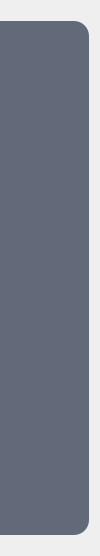
          <widget class="QFrame" name="frame_menu">
           <property name="minimumSize">
            <size>
             <width>0</width>
             <height>0</height>
            </size>
           </property>
           <property name="maximumSize">
            <size>
             <width>100</width>
             <height>16777215</height>
            </size>
           </property>
           <property name="styleSheet">
            <string notr="true"/>
           </property>
           <property name="frameShape">
            <enum>QFrame::NoFrame</enum>
           </property>
           <property name="frameShadow">
            <enum>QFrame::Raised</enum>
           </property>
           <layout class="QVBoxLayout" name="verticalLayout_4">
            <property name="leftMargin">
             <number>0</number>
            </property>
            <item>
             <spacer name="vs_1">
              <property name="orientation">
               <enum>Qt::Vertical</enum>
              </property>
              <property name="sizeType">
               <enum>QSizePolicy::Fixed</enum>
              </property>
              <property name="sizeHint" stdset="0">
               <size>
                <width>20</width>
                <height>10</height>
               </size>
              </property>
             </spacer>
            </item>
            <item>
             <widget class="QFrame" name="frame_menu_background">
              <property name="styleSheet">
               <string notr="true">background-color : #626A79;
border-top-right-radius: 15px;
border-bottom-right-radius: 15px;</string>
              </property>
              <property name="frameShape">
               <enum>QFrame::NoFrame</enum>
              </property>
              <property name="frameShadow">
               <enum>QFrame::Raised</enum>
              </property>
              <layout class="QVBoxLayout" name="verticalLayout_6">
               <item>
                <widget class="QFrame" name="frame_menu_home">
                 <property name="frameShape">
                  <enum>QFrame::StyledPanel</enum>
                 </property>
                 <property name="frameShadow">
                  <enum>QFrame::Raised</enum>
                 </property>
                 <layout class="QVBoxLayout" name="verticalLayout_13">
                  <item>
                   <widget class="QPushButton" name="icon_home">
                    <property name="font">
                     <font>
                      <family>Quicksand</family>
                      <pointsize>16</pointsize>
                     </font>
                    </property>
                    <property name="toolTip">
                     <string>Home</string>
                    </property>
                    <property name="toolTipDuration">
                     <number>-1</number>
                    </property>
                    <property name="styleSheet">
                     <string notr="true">/* Normal state */
QPushButton {
    background-color:transparent;
	color:#FFF
}

/* Hover state */
QPushButton:hover {
    icon: url(:/icons/icons/home_h.png);
}</string>
                    </property>
                    <property name="text">
                     <string/>
                    </property>
                    <property name="icon">
                     <iconset resource="../ressource.qrc">
                      <normaloff>:/icons/icons/home.png</normaloff>:/icons/icons/home.png</iconset>
                    </property>
                    <property name="iconSize">
                     <size>
                      <width>60</width>
                      <height>60</height>
                     </size>
                    </property>
                   </widget>
                  </item>
                 </layout>
                </widget>
               </item>
               <item>
                <spacer name="vs_8">
                 <property name="orientation">
                  <enum>Qt::Vertical</enum>
                 </property>
                 <property name="sizeType">
                  <enum>QSizePolicy::Fixed</enum>
                 </property>
                 <property name="sizeHint" stdset="0">
                  <size>
                   <width>20</width>
                   <height>36</height>
                  </size>
                 </property>
                </spacer>
               </item>
               <item>
                <widget class="QFrame" name="frame_menu_projectM">
                 <property name="styleSheet">
                  <string notr="true">QFrame {
	background-color:transparent
}</string>
                 </property>
                 <property name="frameShape">
                  <enum>QFrame::NoFrame</enum>
                 </property>
                 <property name="frameShadow">
                  <enum>QFrame::Raised</enum>
                 </property>
                 <layout class="QVBoxLayout" name="verticalLayout_7">
                  <property name="spacing">
                   <number>3</number>
                  </property>
                  <property name="leftMargin">
                   <number>0</number>
                  </property>
                  <property name="topMargin">
                   <number>0</number>
                  </property>
                  <property name="rightMargin">
                   <number>0</number>
                  </property>
                  <property name="bottomMargin">
                   <number>0</number>
                  </property>
                  <item>
                   <widget class="QPushButton" name="icon_projectM">
                    <property name="enabled">
                     <bool>true</bool>
                    </property>
                    <property name="font">
                     <font>
                      <family>Quicksand</family>
                      <pointsize>16</pointsize>
                     </font>
                    </property>
                    <property name="toolTip">
                     <string>Project Manager</string>
                    </property>
                    <property name="styleSheet">
                     <string notr="true">/* Normal state */
QPushButton {
    background-color:transparent;
}

/* Hover state */
QPushButton:hover {
    icon: url(:/icons/icons/folder_h.png);
}</string>
                    </property>
                    <property name="text">
                     <string/>
                    </property>
                    <property name="icon">
                     <iconset resource="../ressource.qrc">
                      <normaloff>:/icons/icons/folder.png</normaloff>:/icons/icons/folder.png</iconset>
                    </property>
                    <property name="iconSize">
                     <size>
                      <width>60</width>
                      <height>60</height>
                     </size>
                    </property>
                   </widget>
                  </item>
                 </layout>
                </widget>
               </item>
               <item>
                <spacer name="vs_3">
                 <property name="orientation">
                  <enum>Qt::Vertical</enum>
                 </property>
                 <property name="sizeType">
                  <enum>QSizePolicy::Fixed</enum>
                 </property>
                 <property name="sizeHint" stdset="0">
                  <size>
                   <width>20</width>
                   <height>40</height>
                  </size>
                 </property>
                </spacer>
               </item>
               <item>
                <widget class="QFrame" name="frame_menu_modelTools">
                 <property name="frameShape">
                  <enum>QFrame::StyledPanel</enum>
                 </property>
                 <property name="frameShadow">
                  <enum>QFrame::Raised</enum>
                 </property>
                 <layout class="QVBoxLayout" name="verticalLayout_8">
                  <property name="spacing">
                   <number>3</number>
                  </property>
                  <property name="leftMargin">
                   <number>0</number>
                  </property>
                  <property name="topMargin">
                   <number>0</number>
                  </property>
                  <property name="rightMargin">
                   <number>0</number>
                  </property>
                  <property name="bottomMargin">
                   <number>0</number>
                  </property>
                  <item>
                   <widget class="QPushButton" name="icon_modelTools">
                    <property name="font">
                     <font>
                      <family>Quicksand</family>
                      <pointsize>16</pointsize>
                     </font>
                    </property>
                    <property name="toolTip">
                     <string>Modeling Tools</string>
                    </property>
                    <property name="styleSheet">
                     <string notr="true">/* Normal state */
QPushButton {
    background-color:transparent;
}

/* Hover state */
QPushButton:hover {
    icon: url(:/icons/icons/modeling_h.png);
}</string>
                    </property>
                    <property name="text">
                     <string/>
                    </property>
                    <property name="icon">
                     <iconset resource="../ressource.qrc">
                      <normaloff>:/icons/icons/modeling.png</normaloff>:/icons/icons/modeling.png</iconset>
                    </property>
                    <property name="iconSize">
                     <size>
                      <width>60</width>
                      <height>60</height>
                     </size>
                    </property>
                   </widget>
                  </item>
                 </layout>
                </widget>
               </item>
               <item>
                <spacer name="vs_4">
                 <property name="orientation">
                  <enum>Qt::Vertical</enum>
                 </property>
                 <property name="sizeType">
                  <enum>QSizePolicy::Fixed</enum>
                 </property>
                 <property name="sizeHint" stdset="0">
                  <size>
                   <width>20</width>
                   <height>40</height>
                  </size>
                 </property>
                </spacer>
               </item>
               <item>
                <widget class="QFrame" name="frame_menu_textureTools">
                 <property name="frameShape">
                  <enum>QFrame::StyledPanel</enum>
                 </property>
                 <property name="frameShadow">
                  <enum>QFrame::Raised</enum>
                 </property>
                 <layout class="QVBoxLayout" name="verticalLayout_9">
                  <property name="spacing">
                   <number>3</number>
                  </property>
                  <property name="leftMargin">
                   <number>0</number>
                  </property>
                  <property name="topMargin">
                   <number>0</number>
                  </property>
                  <property name="rightMargin">
                   <number>0</number>
                  </property>
                  <property name="bottomMargin">
                   <number>0</number>
                  </property>
                  <item>
                   <widget class="QPushButton" name="icon_textureTools">
                    <property name="font">
                     <font>
                      <family>Quicksand</family>
                      <pointsize>16</pointsize>
                     </font>
                    </property>
                    <property name="toolTip">
                     <string>Texturing Tools</string>
                    </property>
                    <property name="styleSheet">
                     <string notr="true">/* Normal state */
QPushButton {
    background-color:transparent;
}

/* Hover state */
QPushButton:hover {
    icon: url(:/icons/icons/paint_roller_h.png);
}</string>
                    </property>
                    <property name="text">
                     <string/>
                    </property>
                    <property name="icon">
                     <iconset resource="../ressource.qrc">
                      <normaloff>:/icons/icons/paint_roller.png</normaloff>:/icons/icons/paint_roller.png</iconset>
                    </property>
                    <property name="iconSize">
                     <size>
                      <width>60</width>
                      <height>60</height>
                     </size>
                    </property>
                   </widget>
                  </item>
                 </layout>
                </widget>
               </item>
               <item>
                <spacer name="vs_5">
                 <property name="orientation">
                  <enum>Qt::Vertical</enum>
                 </property>
                 <property name="sizeType">
                  <enum>QSizePolicy::Fixed</enum>
                 </property>
                 <property name="sizeHint" stdset="0">
                  <size>
                   <width>20</width>
                   <height>40</height>
                  </size>
                 </property>
                </spacer>
               </item>
               <item>
                <widget class="QFrame" name="frame_menu_animTools">
                 <property name="frameShape">
                  <enum>QFrame::StyledPanel</enum>
                 </property>
                 <property name="frameShadow">
                  <enum>QFrame::Raised</enum>
                 </property>
                 <layout class="QVBoxLayout" name="verticalLayout_10">
                  <property name="spacing">
                   <number>3</number>
                  </property>
                  <property name="leftMargin">
                   <number>0</number>
                  </property>
                  <property name="topMargin">
                   <number>0</number>
                  </property>
                  <property name="rightMargin">
                   <number>0</number>
                  </property>
                  <property name="bottomMargin">
                   <number>0</number>
                  </property>
                  <item>
                   <widget class="QPushButton" name="icon_animTools">
                    <property name="font">
                     <font>
                      <family>Quicksand</family>
                      <pointsize>16</pointsize>
                     </font>
                    </property>
                    <property name="toolTip">
                     <string>Animation Tools</string>
                    </property>
                    <property name="styleSheet">
                     <string notr="true">/* Normal state */
QPushButton {
    background-color:transparent;
}

/* Hover state */
QPushButton:hover {
    icon: url(:/icons/icons/slow_motion_h.png);
}</string>
                    </property>
                    <property name="text">
                     <string/>
                    </property>
                    <property name="icon">
                     <iconset resource="../ressource.qrc">
                      <normaloff>:/icons/icons/slow_motion.png</normaloff>:/icons/icons/slow_motion.png</iconset>
                    </property>
                    <property name="iconSize">
                     <size>
                      <width>60</width>
                      <height>60</height>
                     </size>
                    </property>
                    <property name="autoDefault">
                     <bool>false</bool>
                    </property>
                    <property name="default">
                     <bool>false</bool>
                    </property>
                    <property name="flat">
                     <bool>false</bool>
                    </property>
                   </widget>
                  </item>
                 </layout>
                </widget>
               </item>
               <item>
                <spacer name="vs_6">
                 <property name="orientation">
                  <enum>Qt::Vertical</enum>
                 </property>
                 <property name="sizeType">
                  <enum>QSizePolicy::Fixed</enum>
                 </property>
                 <property name="sizeHint" stdset="0">
                  <size>
                   <width>20</width>
                   <height>40</height>
                  </size>
                 </property>
                </spacer>
               </item>
               <item>
                <widget class="QFrame" name="frame_menu_renderTools">
                 <property name="frameShape">
                  <enum>QFrame::StyledPanel</enum>
                 </property>
                 <property name="frameShadow">
                  <enum>QFrame::Raised</enum>
                 </property>
                 <layout class="QVBoxLayout" name="verticalLayout_11">
                  <property name="spacing">
                   <number>3</number>
                  </property>
                  <property name="leftMargin">
                   <number>0</number>
                  </property>
                  <property name="topMargin">
                   <number>0</number>
                  </property>
                  <property name="rightMargin">
                   <number>0</number>
                  </property>
                  <property name="bottomMargin">
                   <number>0</number>
                  </property>
                  <item>
                   <widget class="QPushButton" name="icon_renderTools">
                    <property name="font">
                     <font>
                      <family>Quicksand</family>
                      <pointsize>16</pointsize>
                     </font>
                    </property>
                    <property name="toolTip">
                     <string>Rendering Tools</string>
                    </property>
                    <property name="styleSheet">
                     <string notr="true">/* Normal state */
QPushButton {
    background-color:transparent;
}

/* Hover state */
QPushButton:hover {
    icon: url(:/icons/icons/camera_h.png);
}</string>
                    </property>
                    <property name="text">
                     <string/>
                    </property>
                    <property name="icon">
                     <iconset resource="../ressource.qrc">
                      <normaloff>:/icons/icons/camera.png</normaloff>:/icons/icons/camera.png</iconset>
                    </property>
                    <property name="iconSize">
                     <size>
                      <width>60</width>
                      <height>60</height>
                     </size>
                    </property>
                   </widget>
                  </item>
                 </layout>
                </widget>
               </item>
               <item>
                <spacer name="vs_7">
                 <property name="orientation">
                  <enum>Qt::Vertical</enum>
                 </property>
                 <property name="sizeType">
                  <enum>QSizePolicy::Fixed</enum>
                 </property>
                 <property name="sizeHint" stdset="0">
                  <size>
                   <width>20</width>
                   <height>36</height>
                  </size>
                 </property>
                </spacer>
               </item>
               <item>
                <widget class="QFrame" name="frame_menu_importExportTools">
                 <property name="frameShape">
                  <enum>QFrame::StyledPanel</enum>
                 </property>
                 <property name="frameShadow">
                  <enum>QFrame::Raised</enum>
                 </property>
                 <layout class="QVBoxLayout" name="verticalLayout_12">
                  <property name="spacing">
                   <number>3</number>
                  </property>
                  <property name="leftMargin">
                   <number>0</number>
                  </property>
                  <property name="topMargin">
                   <number>0</number>
                  </property>
                  <property name="rightMargin">
                   <number>0</number>
                  </property>
                  <property name="bottomMargin">
                   <number>0</number>
                  </property>
                  <item>
                   <widget class="QPushButton" name="icon_importExportTools">
                    <property name="font">
                     <font>
                      <family>Quicksand</family>
                      <pointsize>16</pointsize>
                     </font>
                    </property>
                    <property name="toolTip">
                     <string>Import / Export Tools</string>
                    </property>
                    <property name="whatsThis">
                     <string/>
                    </property>
                    <property name="styleSheet">
                     <string notr="true">/* Normal state */
QPushButton {
    background-color:transparent;
}

/* Hover state */
QPushButton:hover {
    icon: url(:/icons/icons/export_h.png);
}</string>
                    </property>
                    <property name="text">
                     <string/>
                    </property>
                    <property name="icon">
                     <iconset resource="../ressource.qrc">
                      <normaloff>:/icons/icons/export.png</normaloff>:/icons/icons/export.png</iconset>
                    </property>
                    <property name="iconSize">
                     <size>
                      <width>60</width>
                      <height>60</height>
                     </size>
                    </property>
                   </widget>
                  </item>
                 </layout>
                </widget>
               </item>
              </layout>
             </widget>
            </item>
            <item>
             <spacer name="vs_2">
              <property name="orientation">
               <enum>Qt::Vertical</enum>
              </property>
              <property name="sizeType">
               <enum>QSizePolicy::Fixed</enum>
              </property>
              <property name="sizeHint" stdset="0">
               <size>
                <width>20</width>
                <height>10</height>
               </size>
              </property>
             </spacer>
            </item>
           </layout>
          </widget>
